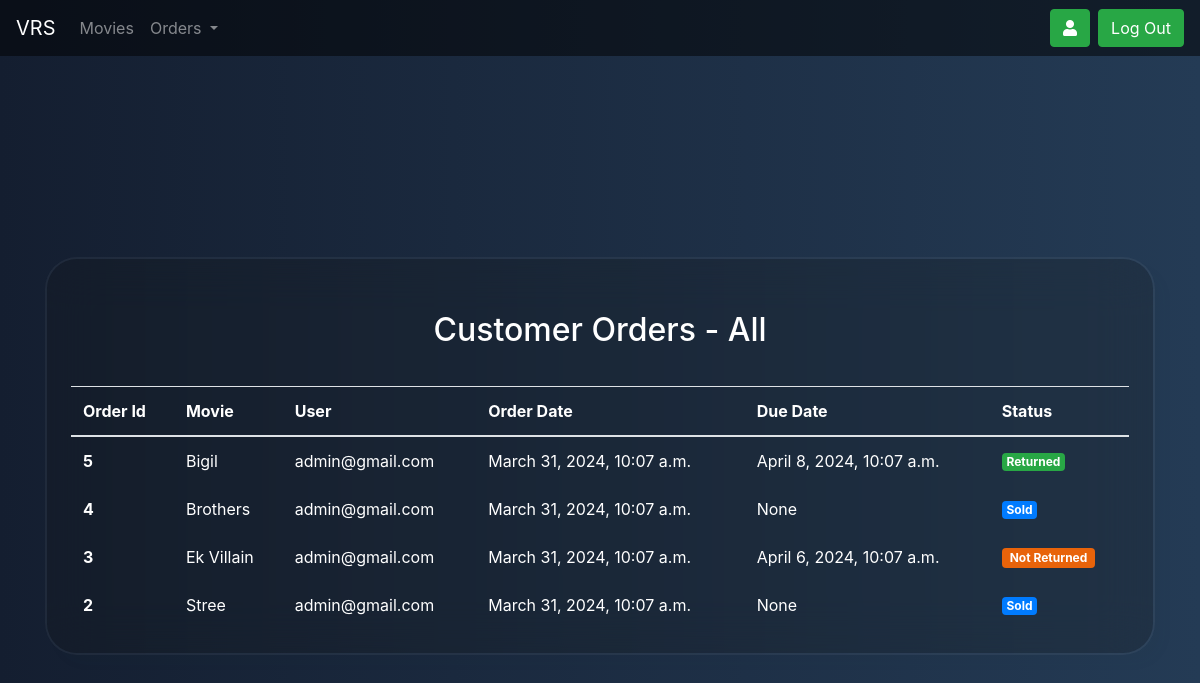
Before: /staff/orders/all (signed in) with the older database file.
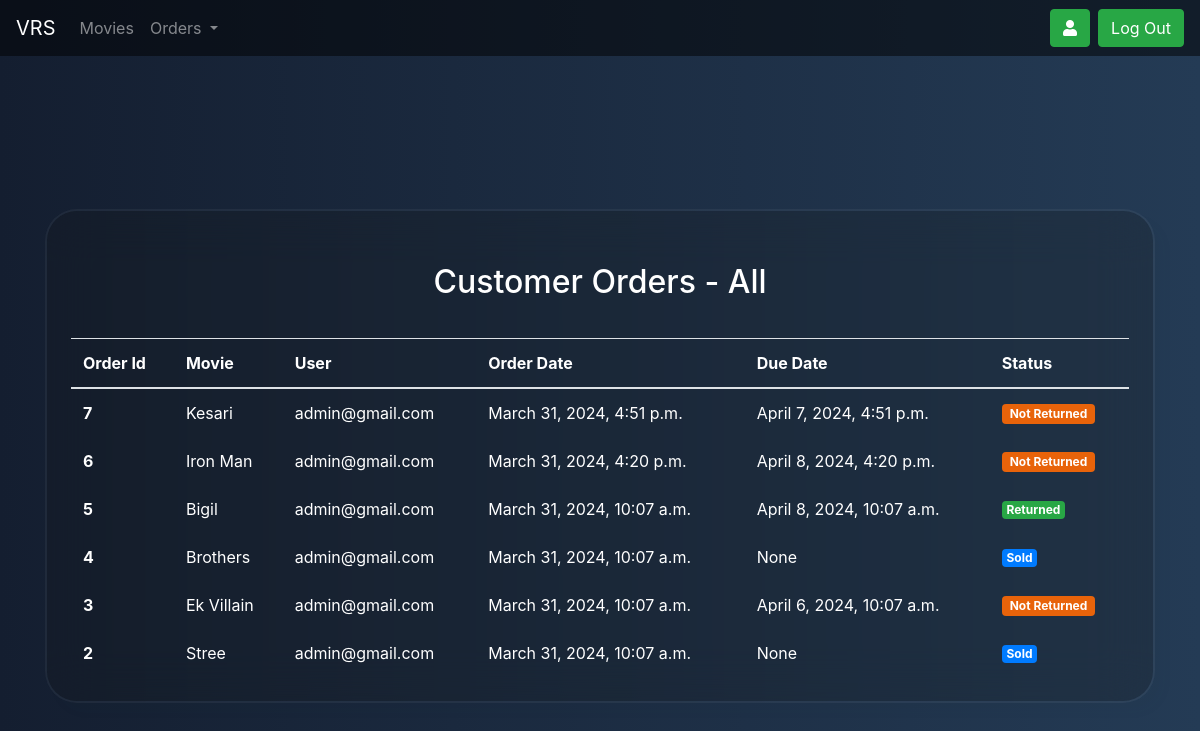
After: the same page with the newer database file.
### home/models.py (models this page shows, shortened)
class Order(models.Model):
    order_id = models.AutoField(primary_key=True)
    order_date = models.DateTimeField(auto_now_add=True)
    user = models.ForeignKey(User, on_delete=models.CASCADE)
    movie = models.ForeignKey(Movie, on_delete=models.CASCADE, default=None)
    total_price = models.FloatField(default=0)
    isrented = models.BooleanField(default=True)
    status = models.CharField(max_length=100,choices=[('Not Returned','Not Returned'),('Sold','Sold'),('Overdue','Overdue'), ('Returned','Returned')],default='Not Returned')
    due_date = models.DateTimeField(blank = True, null = True)

class Movie(models.Model):
    id = models.AutoField(primary_key=True)
    title = models.CharField(max_length=100)
    desc = models.CharField(max_length=1000)
    img = models.ImageField(upload_to='movies/thumbnails', blank=True, null=True)
    img_url = models.CharField(max_length=1000, default='')
    backdrop_url = models.CharField(max_length=1000, default='')
    release_year = models.DateField(null = True)
    genre = models.CharField(max_length=100,choices=[('Action','Action'),('Comedy','Comedy'),('Drama','Drama'),('Horror','Horror'),('Romance','Romance'),('Thriller','Thriller')])
    cast = models.CharField(max_length=500)
    director = models.CharField(max_length=100)
    rating = models.FloatField()
    certification = models.CharField(max_length=10,choices=[('U','U'),('U/A','U/A'),('A','A')])
    rent_price = models.FloatField()
    buy_price = models.FloatField()
    rent_duration = models.IntegerField()
    runtime = models.DurationField(("Duration"), default=timedelta(0))
    total_quantity = models.IntegerField(default=10)
    available_quantity = models.IntegerField(default=10)
    def __str__(self):
        return self.title

### home/views.py (the view)
# urls.py: path("staff/orders/",views.stafforders,name='stafforders'),
def stafforders(request,type):
    if not request.user.is_staff:
        return redirect('/')
    updatestatus()
    if type=='rented':
        orders = Order.objects.filter(isrented=True)
    elif type=='bought':
        orders = Order.objects.filter(isrented=False)
    elif type=='all':
        orders = Order.objects.all()
    orders = sorted(orders, key=lambda x: x.order_id, reverse=True)
    for order in orders:
        if order.status == 'Not Returned' and order.due_date - timezone.now() < timezone.timedelta(days=1):
            messages.warning(request, 'Order for '+order.movie.title+' by '+order.user.first_name+' '+order.user.last_name+' is due in 1 day. Please remind the user to return it on time to avoid any penalties.')
        if order.status == 'Overdue':
            messages.error(request, 'Order for '+order.movie.title+' by '+order.user.first_name+' '+order.user.last_name+' is overdue. Please take necessary action.')
    params = {'orders':orders, 'type':type.capitalize()}
    return render(request,'stafforders.html',params)

### home/views.py (called while the page is built)
def updatestatus():
    orders = Order.objects.all()
    for order in orders:
        if order.status == 'Not Returned' and order.due_date < timezone.now():
            order.status = 'Overdue'
            order.save()

### templates/stafforders.html (shortened to what this page needs)
{% extends "staffbase.html" %}
{% block body %}
<body class="god">
    <section class="vh-100 gradient-custom-2">
        <div class="container py-5 h-100">
          <div class="row d-flex justify-content-center align-items-center h-100">
            <div class="col-md-12 col-xl-12">
              <div class="card mask-custom">
                <div class="card-body p-4 text-white">
                  <div class="text-center pt-1 pb-2">
                    <h2 class="my-4">Customer Orders - {{type}}</h2>
                  </div>
                  <table class="table text-white mb-0" >
                    <thead>
                      <tr>
                        <th scope="col">Order Id</th>
                        <th scope="col">Movie</th>
                        <th scope="col">User</th>
                        <th scope="col">Order Date</th>
                        <th scope="col">Due Date</th>
                        <th scope="col">Status</th>
                      </tr>
                    </thead>
                    <div  style = " margin: 5px; border-radius: 10px;">
                      {% for order in orders %}
                    <tr class="fw-normal">
                      <th class="border-0">
                        <span class="ms-2 text-white"><a href="/staff/order/{{order.order_id}}" style="color:white;">{{order.order_id}}</a></span>
                      </th>
                      <td class="border-0 align-middle">{{order.movie}}</td>
                      <td class="border-0 align-middle">{{order.user}}</td>
                      <td class="border-0 align-middle">{{order.order_date}}</td>
                      <td class="border-0 align-middle">{{order.due_date}}</td>
                      <td class="border-0 align-middle">
                        {% if order.status == "Returned" %}
                        <h6 class="mb-0"><span class="badge bg-success"> {{order.status}}</span></h6>
                        {% elif order.status == "Not Returned" %}
                        <h6 class="mb-0"><span class="badge py-1 px-2" style ="background-color: #e8630a"> {{order.status}}</span></h6>
                        {% elif order.status == "Sold" %}
                        <h6 class="mb-0"><span class="badge bg-primary"> {{order.status}}</span></h6>
                        {% else %}
                        <h6 class="mb-0"><span class="badge py-1 px-2" style ="background-color: #ff0022"> {{order.status}}</span></h6>
                        {% endif %}
                      </td>
                    </tr>
                    {% endfor %}
                </div>
                  </table>
                </div>
              </div>
            </div>
          </div>
        </div>
      </section>
    <body>
{% endblock body %}

Changed rows visible on the page:
added Order: order_id "7", movie "Kesari", user "admin@gmail.com", order_date "March 31, 2024, 4:51 p.m.", due_date "April 7, 2024, 4:51 p.m.", status "Not Returned"
added Order: order_id "6", movie "Iron Man", user "admin@gmail.com", order_date "March 31, 2024, 4:20 p.m.", due_date "April 8, 2024, 4:20 p.m.", status "Not Returned"
